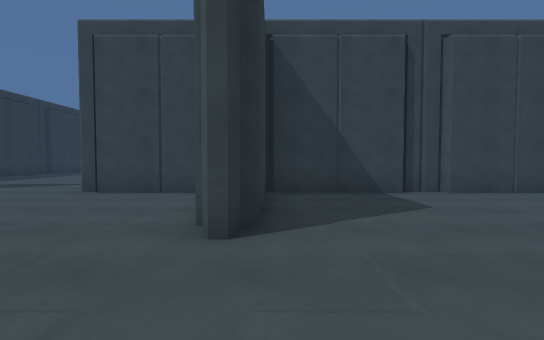
view 1 (above)

24 first-person views from a walk through a Unity game level. The camera is 1.3 m above the floor, tilts 2° down and sees 90° across. The floor is counted in squares, 1.8 m on a side. Each view is taken from the middle of a square. On the plan, view 1 faces up. The plan holds only what a view shows up to about 10 squares ahead; the rest is blank. The place goes on beyond the plan. The player character is not drawn. Some animated figures are not drawn.

view 2
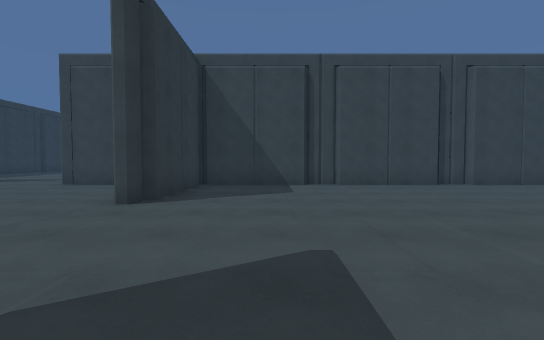

view 3
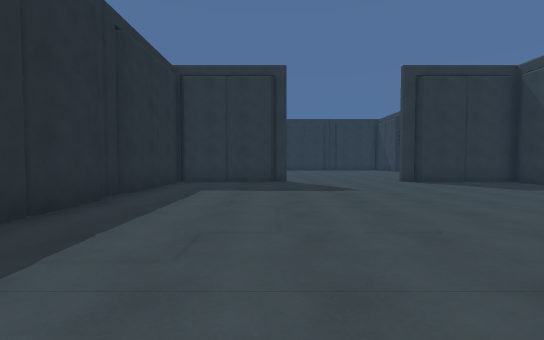

view 4
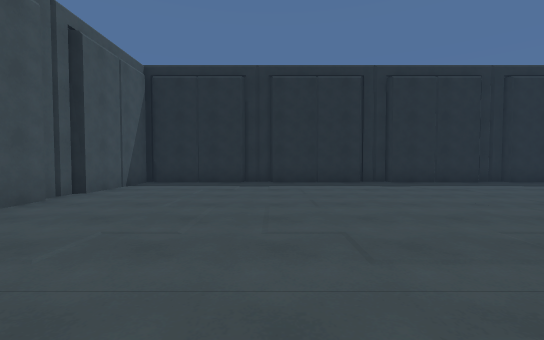

view 5
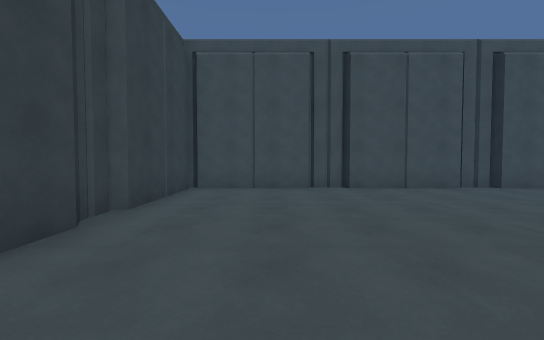

view 6
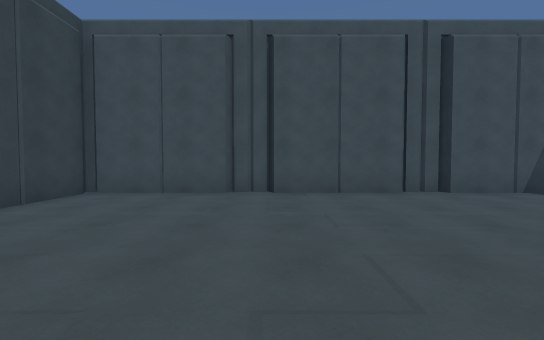

view 7
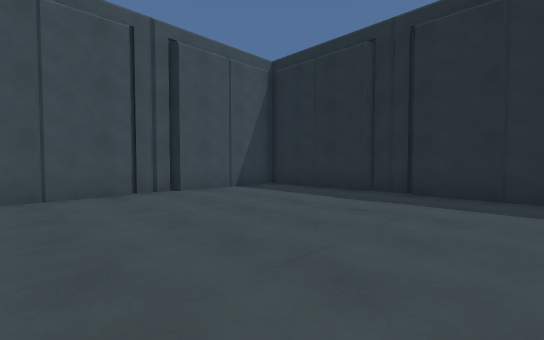

view 8
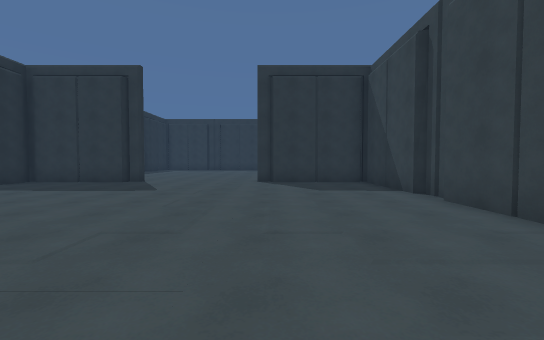

view 9
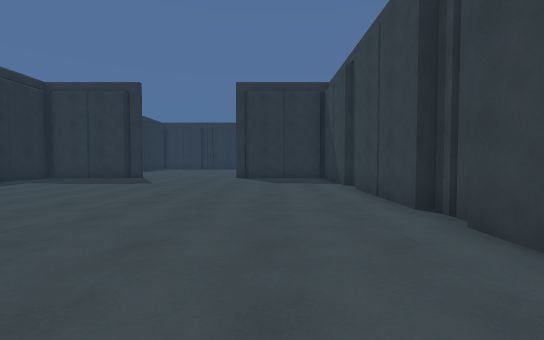

view 10
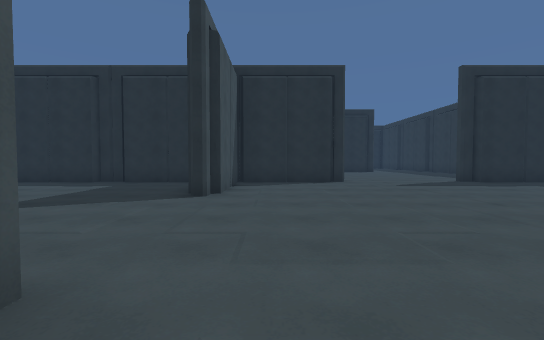

view 11
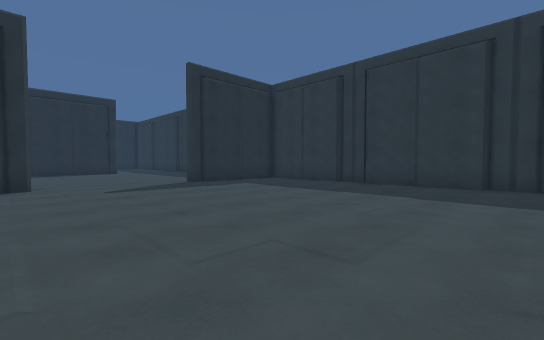

view 12
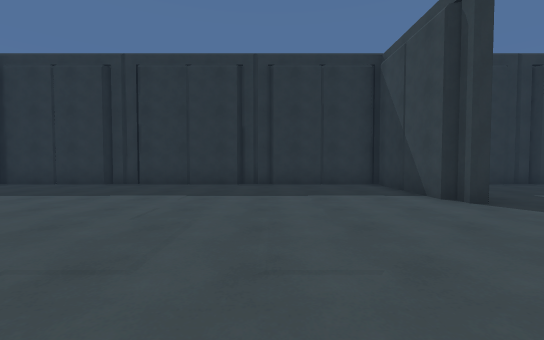

view 13
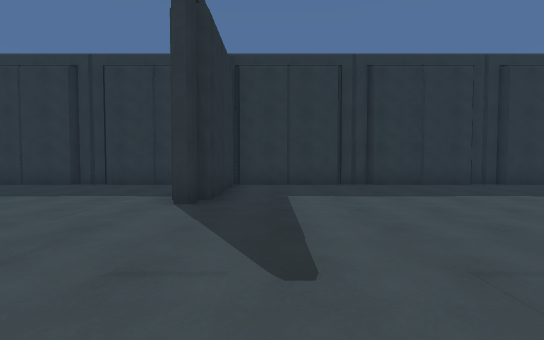

view 14
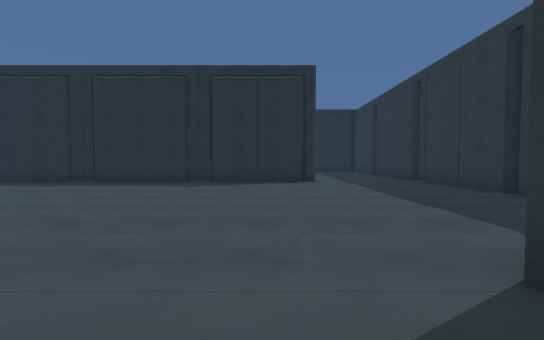

view 15
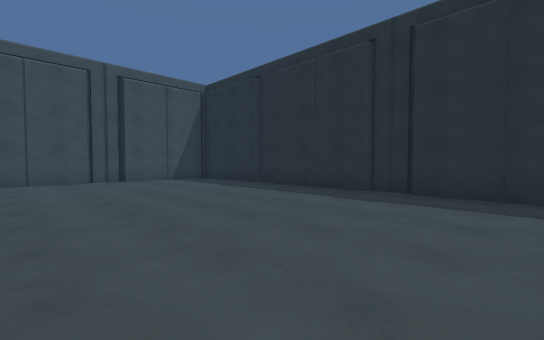

view 16
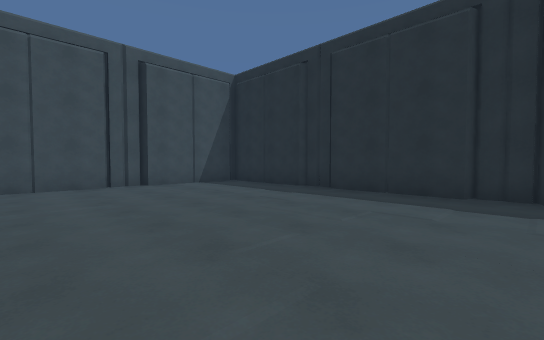

view 17
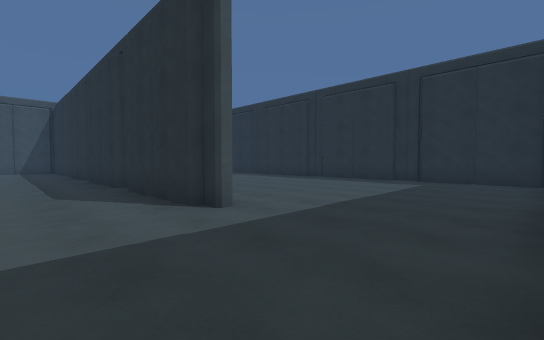

view 18
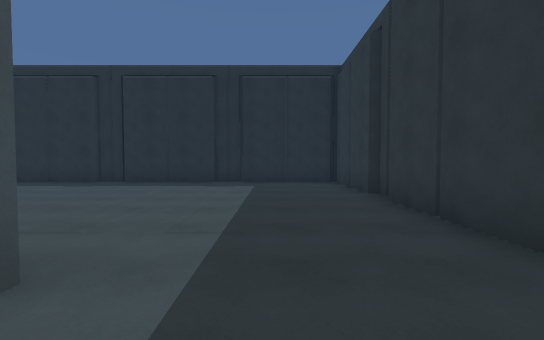

view 19
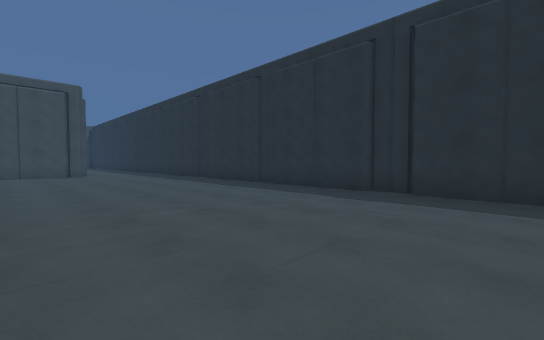

view 20
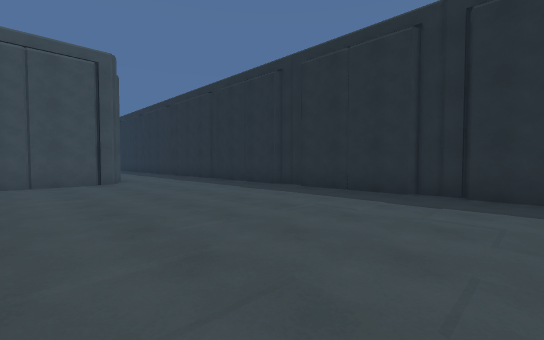

view 21
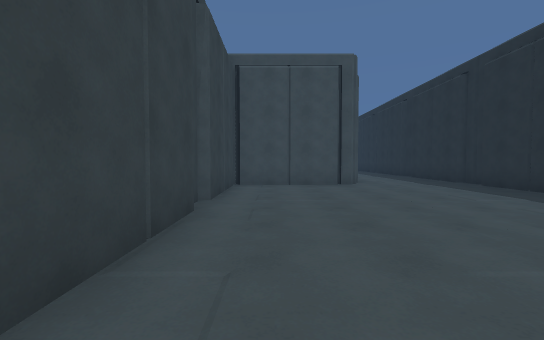

view 22
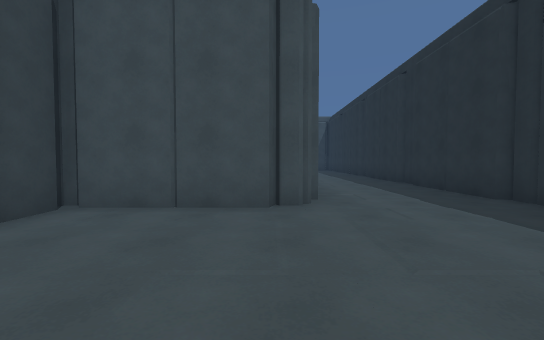

view 23
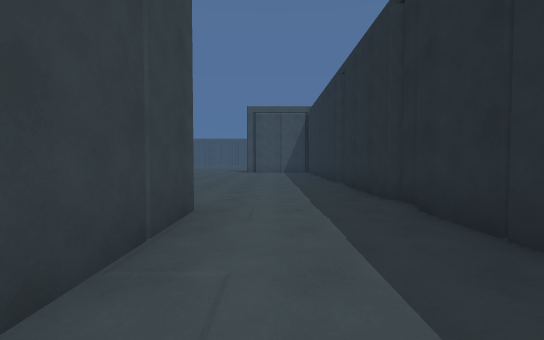

view 24
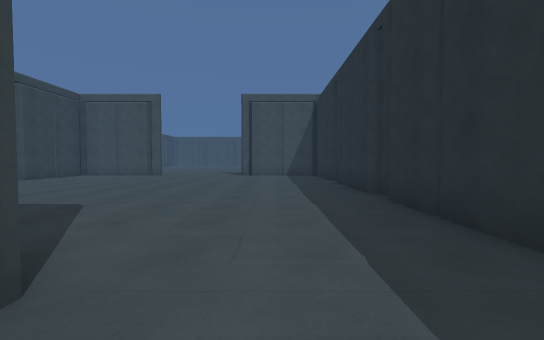

### Floor plan
Key: @ floor where view 1 was taken; # wall or solid block; . floor.
Columns run from 13 left of view 1 to 20 right of it. Each row starts with its distance up from view 1.
 11 #.
 10 #.. ...
  9   ......
  8    .....
  7 #####....#####################
  6 #........... #...............#
  5 #............#...............#
  4 #............#...............#
  3 #............#...............#
  2 #............................#
  1 #............................#
  0 #............@...............#
 -1 #............................#
 -2 #............#...............#
 -3 #............#...............#
 -4 #............#...............#
 -5 #####....#############.......#
 -6 #  ......            #########
 -7 #....................#
 -8 #....................#
 -9 #....................#           #
-10 #....................#           .
-11 #....................#          ..
-12 #....................#        ....
-13 #....#################       .....
-14 #.....       ........#      ......
-15 #....................#     .......
-16 #....................#    ........
-17 #....................####.........
-18 #.................................
-19 #.................................
-20 #.................................
-21 #.................................
-22 ##################################

Where each view was taken, in squares from view 1:
view 1: 0 up, 0 right, facing up
view 2: 2 down, 2 right, facing up
view 3: 2 down, 9 right, facing left
view 4: 4 up, 11 right, facing down
view 5: 4 up, 8 right, facing right
view 6: 2 up, 9 right, facing right
view 7: 1 up, 9 right, facing down-right
view 8: 3 up, 9 right, facing left
view 9: 4 up, 11 right, facing left
view 10: 4 up, 2 left, facing down
view 11: 3 up, 4 left, facing down-left
view 12: 3 up, 4 left, facing left
view 13: 4 down, 4 left, facing left
view 14: 4 down, 7 left, facing down
view 15: 7 down, 3 left, facing down-right
view 16: 7 down, 1 left, facing down-right
view 17: 11 down, 12 left, facing down-right
view 18: 12 down, 10 left, facing down
view 19: 15 down, 7 left, facing down-right
view 20: 15 down, 2 left, facing down-right
view 21: 15 down, 1 left, facing right
view 22: 17 down, 3 right, facing right
view 23: 19 down, 7 right, facing right
view 24: 19 down, 10 right, facing right
